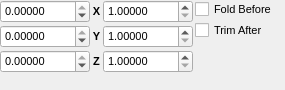
<?xml version="1.0" encoding="UTF-8"?>
<ui version="4.0">
 <class>CellReplicatePopup</class>
 <widget class="QWidget" name="CellReplicatePopup">
  <property name="geometry">
   <rect>
    <x>0</x>
    <y>0</y>
    <width>285</width>
    <height>90</height>
   </rect>
  </property>
  <property name="sizePolicy">
   <sizepolicy hsizetype="Minimum" vsizetype="Minimum">
    <horstretch>0</horstretch>
    <verstretch>0</verstretch>
   </sizepolicy>
  </property>
  <property name="font">
   <font>
    <pointsize>8</pointsize>
   </font>
  </property>
  <property name="windowTitle">
   <string>Cell Replicate Popup</string>
  </property>
  <layout class="QGridLayout" name="gridLayout">
   <property name="margin">
    <number>0</number>
   </property>
   <property name="spacing">
    <number>2</number>
   </property>
   <item row="0" column="0">
    <widget class="TExponentialSpin" name="NegativeXSpin">
     <property name="sizePolicy">
      <sizepolicy hsizetype="Expanding" vsizetype="Fixed">
       <horstretch>0</horstretch>
       <verstretch>0</verstretch>
      </sizepolicy>
     </property>
     <property name="decimals">
      <number>5</number>
     </property>
     <property name="minimum">
      <double>-100.000000000000000</double>
     </property>
     <property name="maximum">
      <double>0.000000000000000</double>
     </property>
     <property name="value">
      <double>0.000000000000000</double>
     </property>
    </widget>
   </item>
   <item row="1" column="1" colspan="2">
    <widget class="QLabel" name="label_28">
     <property name="sizePolicy">
      <sizepolicy hsizetype="Minimum" vsizetype="Preferred">
       <horstretch>0</horstretch>
       <verstretch>0</verstretch>
      </sizepolicy>
     </property>
     <property name="font">
      <font>
       <weight>75</weight>
       <bold>true</bold>
      </font>
     </property>
     <property name="text">
      <string>Y</string>
     </property>
     <property name="alignment">
      <set>Qt::AlignCenter</set>
     </property>
    </widget>
   </item>
   <item row="0" column="6" rowspan="4">
    <layout class="QVBoxLayout" name="verticalLayout">
     <property name="spacing">
      <number>2</number>
     </property>
     <item>
      <widget class="QCheckBox" name="FoldBeforeCheck">
       <property name="sizePolicy">
        <sizepolicy hsizetype="Expanding" vsizetype="Fixed">
         <horstretch>0</horstretch>
         <verstretch>0</verstretch>
        </sizepolicy>
       </property>
       <property name="text">
        <string>Fold Before</string>
       </property>
      </widget>
     </item>
     <item>
      <widget class="QCheckBox" name="TrimAfterCheck">
       <property name="sizePolicy">
        <sizepolicy hsizetype="Expanding" vsizetype="Fixed">
         <horstretch>0</horstretch>
         <verstretch>0</verstretch>
        </sizepolicy>
       </property>
       <property name="text">
        <string>Trim After</string>
       </property>
      </widget>
     </item>
     <item>
      <spacer name="verticalSpacer">
       <property name="orientation">
        <enum>Qt::Vertical</enum>
       </property>
       <property name="sizeHint" stdset="0">
        <size>
         <width>20</width>
         <height>40</height>
        </size>
       </property>
      </spacer>
     </item>
    </layout>
   </item>
   <item row="2" column="1" colspan="2">
    <widget class="QLabel" name="label_29">
     <property name="sizePolicy">
      <sizepolicy hsizetype="Minimum" vsizetype="Preferred">
       <horstretch>0</horstretch>
       <verstretch>0</verstretch>
      </sizepolicy>
     </property>
     <property name="font">
      <font>
       <weight>75</weight>
       <bold>true</bold>
      </font>
     </property>
     <property name="text">
      <string>Z</string>
     </property>
     <property name="alignment">
      <set>Qt::AlignCenter</set>
     </property>
    </widget>
   </item>
   <item row="0" column="3">
    <widget class="TExponentialSpin" name="PositiveXSpin">
     <property name="sizePolicy">
      <sizepolicy hsizetype="Expanding" vsizetype="Fixed">
       <horstretch>0</horstretch>
       <verstretch>0</verstretch>
      </sizepolicy>
     </property>
     <property name="decimals">
      <number>5</number>
     </property>
     <property name="minimum">
      <double>1.000000000000000</double>
     </property>
     <property name="maximum">
      <double>100.000000000000000</double>
     </property>
    </widget>
   </item>
   <item row="0" column="1" colspan="2">
    <widget class="QLabel" name="label_11">
     <property name="sizePolicy">
      <sizepolicy hsizetype="Minimum" vsizetype="Preferred">
       <horstretch>0</horstretch>
       <verstretch>0</verstretch>
      </sizepolicy>
     </property>
     <property name="font">
      <font>
       <weight>75</weight>
       <bold>true</bold>
      </font>
     </property>
     <property name="text">
      <string>X</string>
     </property>
     <property name="alignment">
      <set>Qt::AlignCenter</set>
     </property>
    </widget>
   </item>
   <item row="2" column="3">
    <widget class="TExponentialSpin" name="PositiveZSpin">
     <property name="sizePolicy">
      <sizepolicy hsizetype="Expanding" vsizetype="Fixed">
       <horstretch>0</horstretch>
       <verstretch>0</verstretch>
      </sizepolicy>
     </property>
     <property name="decimals">
      <number>5</number>
     </property>
     <property name="minimum">
      <double>1.000000000000000</double>
     </property>
     <property name="maximum">
      <double>100.000000000000000</double>
     </property>
    </widget>
   </item>
   <item row="1" column="0">
    <widget class="TExponentialSpin" name="NegativeYSpin">
     <property name="sizePolicy">
      <sizepolicy hsizetype="Expanding" vsizetype="Fixed">
       <horstretch>0</horstretch>
       <verstretch>0</verstretch>
      </sizepolicy>
     </property>
     <property name="decimals">
      <number>5</number>
     </property>
     <property name="minimum">
      <double>-100.000000000000000</double>
     </property>
     <property name="maximum">
      <double>0.000000000000000</double>
     </property>
    </widget>
   </item>
   <item row="1" column="3">
    <widget class="TExponentialSpin" name="PositiveYSpin">
     <property name="sizePolicy">
      <sizepolicy hsizetype="Expanding" vsizetype="Fixed">
       <horstretch>0</horstretch>
       <verstretch>0</verstretch>
      </sizepolicy>
     </property>
     <property name="decimals">
      <number>5</number>
     </property>
     <property name="minimum">
      <double>1.000000000000000</double>
     </property>
     <property name="maximum">
      <double>100.000000000000000</double>
     </property>
    </widget>
   </item>
   <item row="2" column="0">
    <widget class="TExponentialSpin" name="NegativeZSpin">
     <property name="sizePolicy">
      <sizepolicy hsizetype="Expanding" vsizetype="Fixed">
       <horstretch>0</horstretch>
       <verstretch>0</verstretch>
      </sizepolicy>
     </property>
     <property name="decimals">
      <number>5</number>
     </property>
     <property name="minimum">
      <double>-100.000000000000000</double>
     </property>
     <property name="maximum">
      <double>0.000000000000000</double>
     </property>
    </widget>
   </item>
  </layout>
  <zorder>NegativeXSpin</zorder>
  <zorder>NegativeYSpin</zorder>
  <zorder>label_11</zorder>
  <zorder>label_28</zorder>
  <zorder>PositiveYSpin</zorder>
  <zorder>PositiveXSpin</zorder>
  <zorder>PositiveZSpin</zorder>
  <zorder>label_29</zorder>
  <zorder>NegativeZSpin</zorder>
 </widget>
 <customwidgets>
  <customwidget>
   <class>TExponentialSpin</class>
   <extends>QDoubleSpinBox</extends>
   <header>gui/texponentialspin.hui</header>
  </customwidget>
 </customwidgets>
 <tabstops>
  <tabstop>NegativeXSpin</tabstop>
  <tabstop>NegativeYSpin</tabstop>
  <tabstop>NegativeZSpin</tabstop>
  <tabstop>PositiveXSpin</tabstop>
  <tabstop>PositiveYSpin</tabstop>
  <tabstop>PositiveZSpin</tabstop>
  <tabstop>FoldBeforeCheck</tabstop>
  <tabstop>TrimAfterCheck</tabstop>
 </tabstops>
 <resources>
  <include location="icons.qrc"/>
 </resources>
 <connections/>
</ui>
